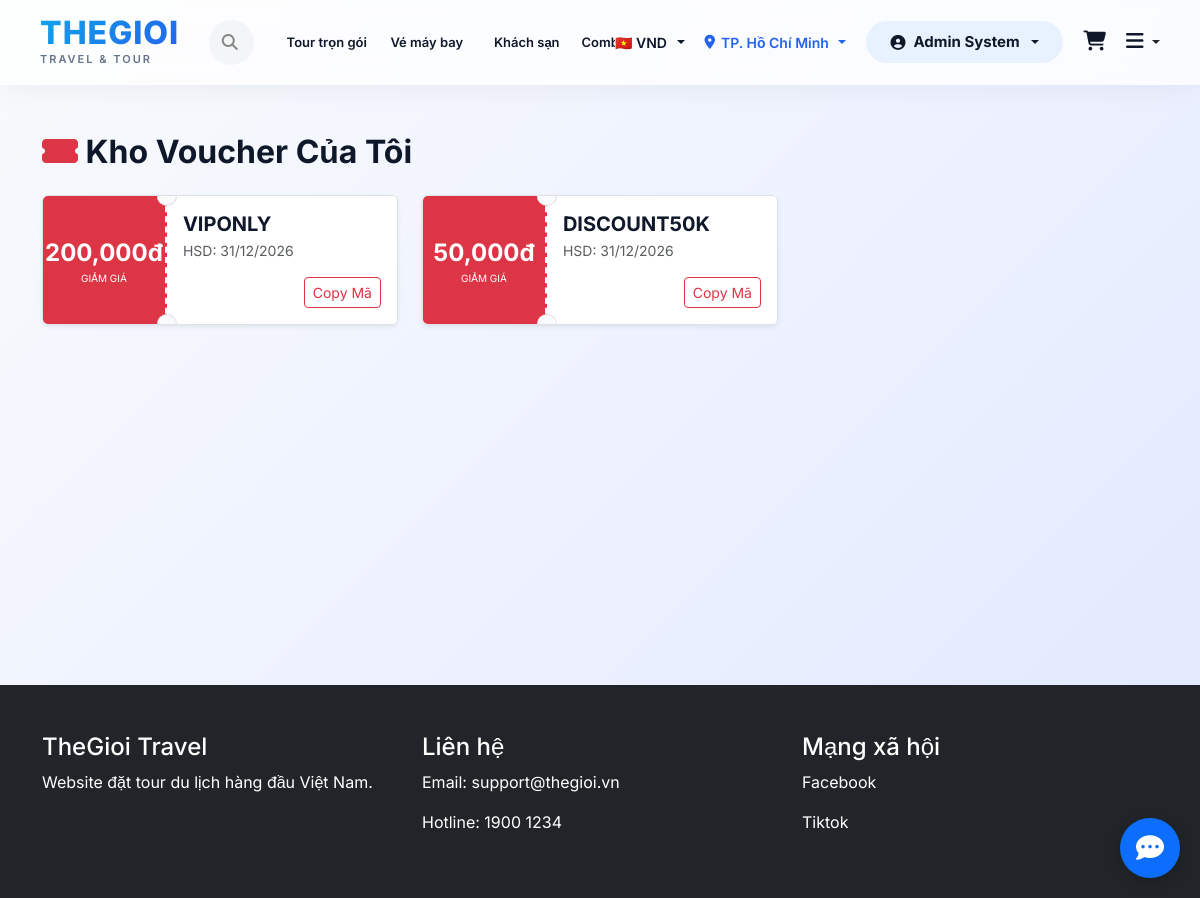
The app's page /travel-booking/my-vouchers.php (signed in) with its own data.
### tables this page shows
CREATE TABLE `user_promotions` (
  `id` int(11) NOT NULL,
  `user_id` int(11) NOT NULL,
  `promotion_id` int(11) NOT NULL,
  `status` enum('available','used') NOT NULL DEFAULT 'available',
  `claimed_at` timestamp NOT NULL DEFAULT current_timestamp(),
  `used_at` timestamp NULL DEFAULT NULL
);

CREATE TABLE `promotions` (
  `id` int(11) NOT NULL,
  `code` varchar(50) NOT NULL,
  `discount_type` enum('percent','amount') NOT NULL DEFAULT 'percent',
  `discount_value` decimal(10,2) NOT NULL,
  `start_date` date NOT NULL,
  `end_date` date NOT NULL,
  `usage_limit` int(11) DEFAULT NULL,
  `used_count` int(11) DEFAULT 0,
  `status` enum('active','inactive') NOT NULL DEFAULT 'active',
  `created_at` timestamp NOT NULL DEFAULT current_timestamp()
);

### travel-booking/my-vouchers.php (the view, shortened to what this page needs)
<?php
require 'includes/db.php';
$user_id = $_SESSION['user_id'];
$sql = "SELECT up.*, p.code, p.discount_type, p.discount_value, p.end_date, p.usage_limit, p.used_count
        FROM user_promotions up
        JOIN promotions p ON up.promotion_id = p.id
        WHERE up.user_id = $user_id
        ORDER BY up.status ASC, p.end_date ASC";
$res = mysqli_query($conn, $sql);
$vouchers = [];
while ($row = mysqli_fetch_assoc($res)) {
    $vouchers[] = $row;
}
include 'includes/header.php';
?>
<div class="container py-5" style="min-height: 600px;">
    <h2 class="fw-bold mb-4"><i class="fa-solid fa-ticket-simple text-danger"></i> Kho Voucher Của Tôi</h2>
    <div class="row">
        <?php if (count($vouchers) > 0): ?>
            <?php foreach ($vouchers as $v): ?>
                <?php
                $is_expired = strtotime($v['end_date']) < strtotime('today');
                $is_used = $v['status'] == 'used';
                $is_disabled = $is_expired || $is_used;
                ?>
                <div class="col-md-6 col-lg-4 mb-4">
                    <div class="voucher-card d-flex border rounded overflow-hidden shadow-sm position-relative" style="<?= $is_disabled ? 'opacity: 0.6; filter: grayscale(100%);' : '' ?>">
                        <div class="voucher-left bg-danger text-white d-flex flex-column justify-content-center align-items-center p-3" style="width: 35%; border-right: 2px dashed #fff;">
                            <?php if ($v['discount_type'] === 'percent'): ?>
                                <span class="fs-2 fw-bold"><?= floatval($v['discount_value']) ?>%</span>
                            <?php else: ?>
                                <span class="fs-4 fw-bold"><?= number_format($v['discount_value']) ?>đ</span>
                            <?php endif; ?>
                            <small class="text-uppercase text-center" style="font-size: 10px;">Giảm giá</small>
                        </div>
                        <div class="voucher-right bg-white p-3 d-flex flex-column justify-content-between" style="width: 65%;">
                            <div>
                                <h5 class="fw-bold mb-1"><?= htmlspecialchars($v['code']) ?></h5>
                                <p class="text-muted small mb-0">HSD: <?= date('d/m/Y', strtotime($v['end_date'])) ?></p>
                            </div>
                            <div class="mt-3 text-end">
                                <?php if ($is_used): ?>
                                    <span class="badge bg-secondary">Đã sử dụng</span>
                                <?php elseif ($is_expired): ?>
                                    <span class="badge bg-danger">Đã hết hạn</span>
                                <?php else: ?>
                                    <button class="btn btn-sm btn-outline-danger" onclick="copyCode('<?= $v['code'] ?>')">Copy Mã</button>
                                <?php endif; ?>
                            </div>
                        </div>
                        <div class="cut-circle top"></div>
                        <div class="cut-circle bottom"></div>
                    </div>
                </div>
            <?php endforeach; ?>
        <?php endif; ?>
    </div>
</div>
<?php include 'includes/footer.php'; ?>

### travel-booking/assets/css/style.css (style rules this page uses)
:root { --primary-color: #2563eb; --primary-gradient: linear-gradient(135deg, #0ea5e9 0%, #2563eb 100%); --secondary-color: #f0f7ff; --text-color: #0f172a; --text-light: #64748b; --border-color: #e2e8f0; --card-shadow: 0 10px 30px rgba(15, 23, 42, 0.05); --hover-shadow: 0 20px 40px rgba(37, 99, 235, 0.15); --transition: all 0.4s cubic-bezier(0.16, 1, 0.3, 1); }
body { font-family: 'Inter', sans-serif; color: var(--text-color); background: linear-gradient(135deg, #f8fafc 0%, #eef2ff 50%, #e0e7ff 100%); background-attachment: fixed; margin: 0; padding-top: 85px; }

### travel-booking/my-vouchers.php (style rules this page uses)
.cut-circle { position: absolute; width: 20px; height: 20px; background-color: #f8fafc; border-radius: 50%; left: 35%; transform: translateX(-50%); border-right: 1px solid #dee2e6; }
.cut-circle.top { top: -10px; border-bottom: 1px solid #dee2e6; }
.cut-circle.bottom { bottom: -10px; border-top: 1px solid #dee2e6; }

### records on screen
user_promotions: promotion.discount_value "200,000", promotion.code "VIPONLY", promotion.end_date "31/12/2026"
user_promotions: promotion.discount_value "50,000", promotion.code "DISCOUNT50K", promotion.end_date "31/12/2026"

### other values on screen
$currencies[$current_currency] "🇻🇳 VND"
$locations[$current_location] "TP. Hồ Chí Minh"
$_SESSION['full_name'] "Admin System"
